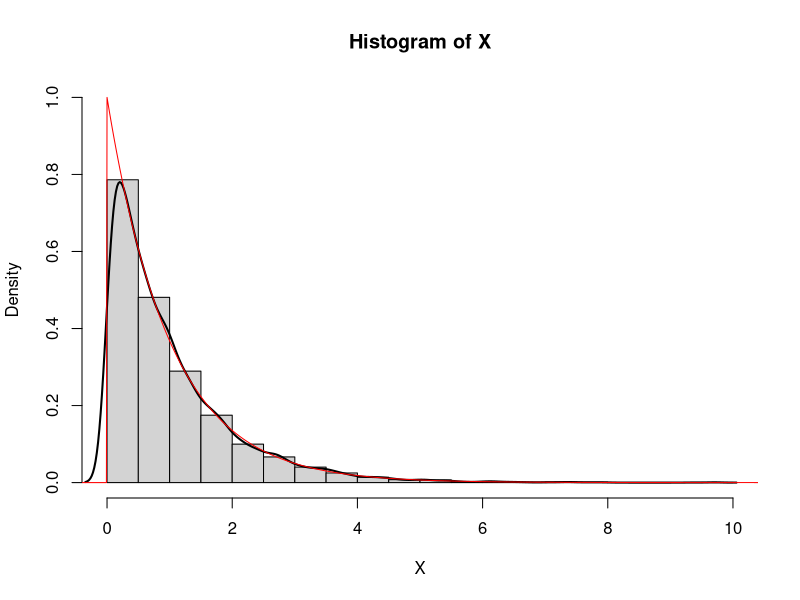
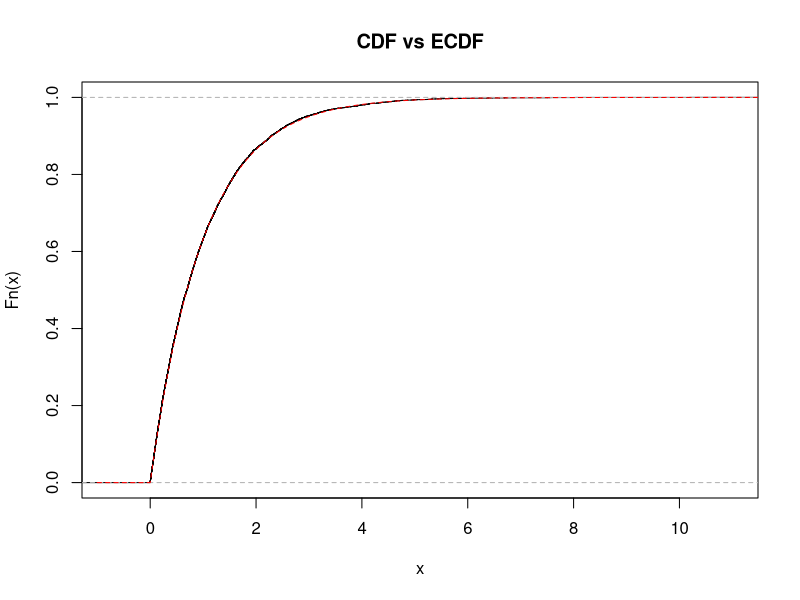
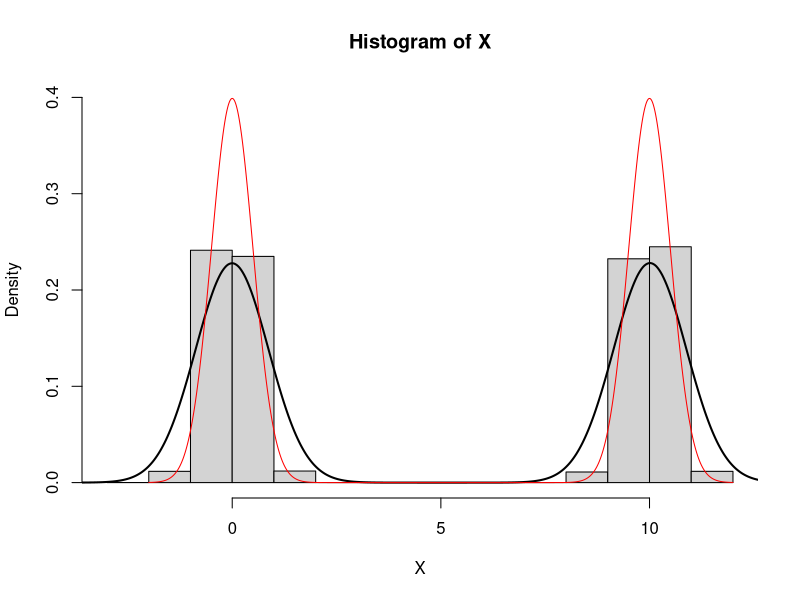
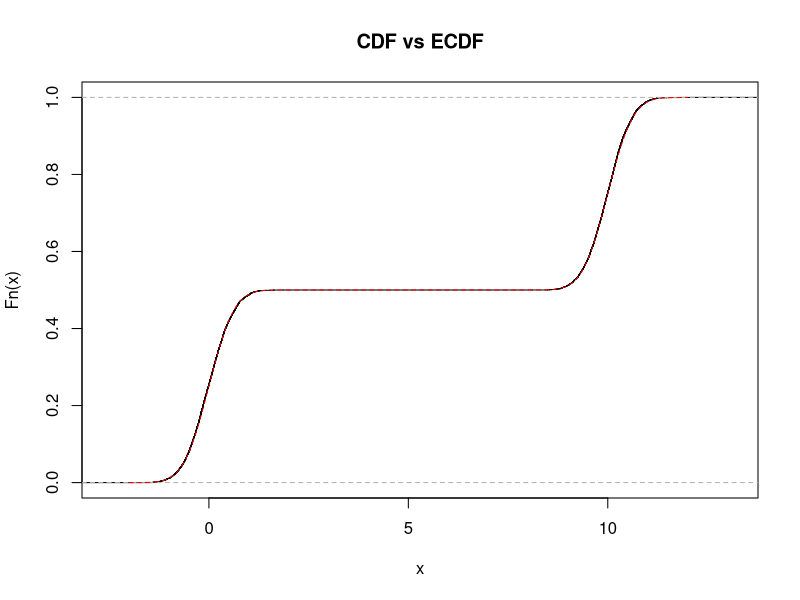

Write the R code that produced these figures, in order.
# Remove old variables:
rm(list=ls())


## Exponential
X <- rexp(10000)
hist(X, probability = TRUE, ylim=c(0,1))
lines(density(X), lwd=2)
xg <- seq(from=-1, to=15, by=0.01)
lines(xg, dexp(xg),col="red")

n <- 10000
X <- rexp(n)
plot(ecdf(X),main="CDF vs ECDF")
lines(xg, pexp(xg),col="red",lty=2)


## Normal mixture
X <- c(rnorm(5000,sd=0.5), rnorm(5000,mean=10,sd=0.5))
hist(X, probability = TRUE, ylim = c(0,0.4))
lines(density(X), lwd=2)
xg <- seq(from=-2, to=12, by=0.01)
lines(xg, 0.5*dnorm(xg,sd=0.5)+0.5*dnorm(xg,mean=10,sd=0.5),col="red")

n <- 5000
X <- c(rnorm(n,sd=0.5), rnorm(n,mean=10,sd=0.5))
plot(ecdf(X),main="CDF vs ECDF")
lines(xg, 0.5*pnorm(xg,sd=0.5)+0.5*pnorm(xg,mean=10,sd=0.5),col="red",lty=2)
